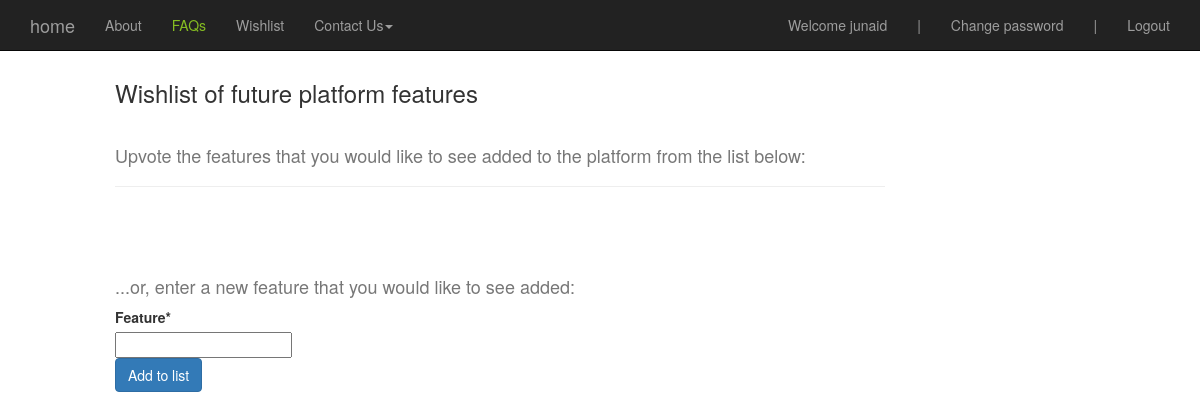
/wishlist/ (signed in), run on an earlier commit of the app's database.
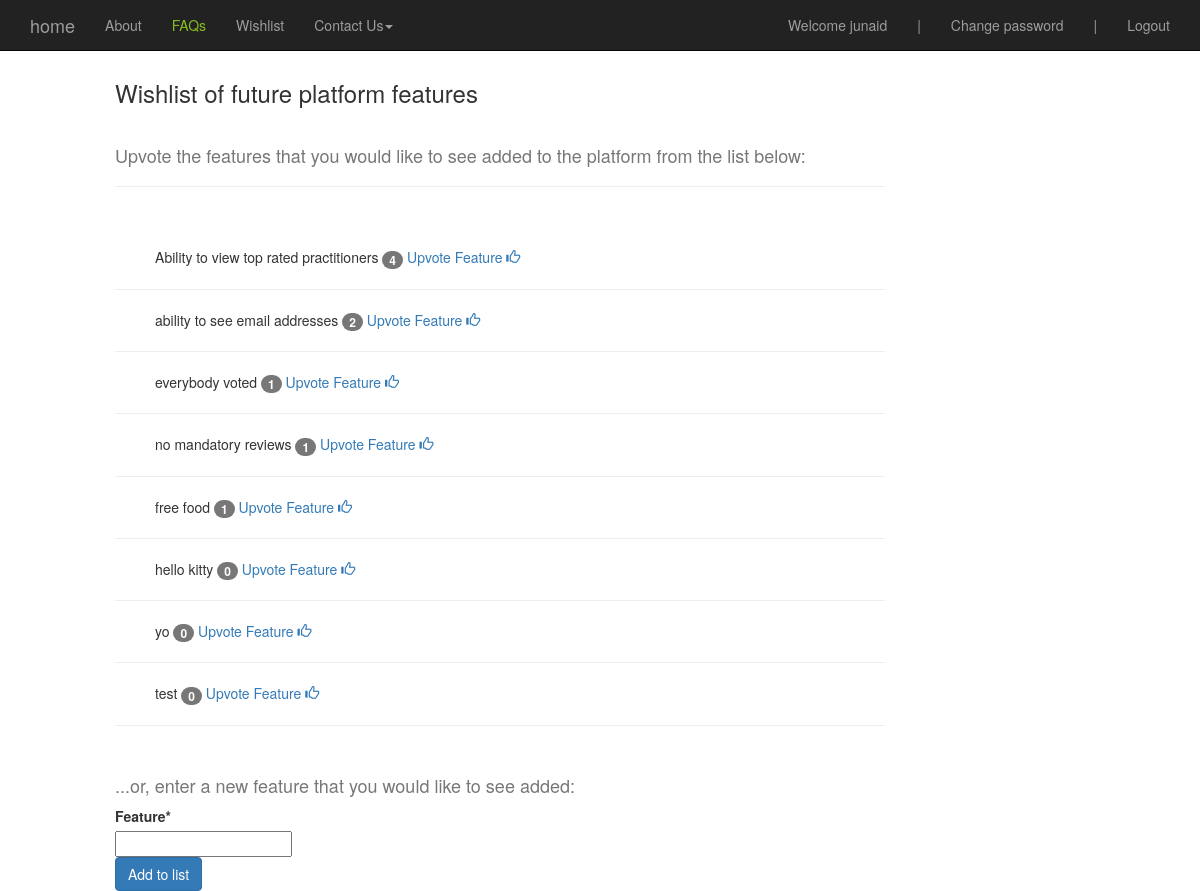
And on a later commit of the database.
### wishlist/models.py (models this page shows, shortened)
class Wishlist(models.Model):
	feature = models.CharField(max_length=100)
	user = models.ForeignKey(settings.AUTH_USER_MODEL)
	f_timestamp = models.DateTimeField(auto_now=False, auto_now_add=True)
	def __unicode__(self):
		return self.feature
	class Meta:
		unique_together = ("feature", "user")

### wishlist/views.py (the view)
# urls.py: url(r'^wishlist/$',   feat.see_wishlist, name='feature_wishlist'), #list of features
@login_required
def see_wishlist(request):
	form = Create_wishlist_item(request.POST or None)
	if form.is_valid():
		try:
			instance = form.save(commit=False)
			instance.user = request.user
			instance.save()
			form = Create_wishlist_item() #empty form to clear the box after hitting submit
		except:
			return HttpResponseRedirect('/wishlist/error/')
	queryset = Wishlist.objects.all()
	wishlist_queryset = Wishlist.objects.all().order_by('-f_timestamp')
	wishlist_queryset = wishlist_queryset.annotate(num_votes=Count('featurewishlist')).order_by('-num_votes')
	context = {
	"form": form,
	"queryset":queryset,
	"wishlist_queryset": wishlist_queryset,
	}
	print queryset
	return render(request, "feature_wishlist_page.html", context)

### wishlist/forms.py
class Create_wishlist_item(forms.ModelForm):
	class Meta:
		model = Wishlist
		fields = ["feature"]

### templates/feature_wishlist_page.html
{% extends "base.html" %}
{% load crispy_forms_tags %}
{% block content %}
<div class='col-sm-8 col-sm-offset-1'>
<br>
<h3> Wishlist of future platform features </h3>
<br>
<h4>Upvote the features that you would like to see added to the platform from the list below:</h4>
<hr/>
<br>
<br>
{% for obj in wishlist_queryset %}
	<ul>{{obj}}	<span class="badge badge-info">{{obj.num_votes}}</span>
		<a href='{% url "feature_vote" pk=obj.pk %}'> Upvote Feature <span class="glyphicon glyphicon-thumbs-up" aria-hidden="true"></span></a>
	<br>
	</ul>
	<hr/>
{% endfor %}
<br>
<h4>...or, enter a new feature that you would like to see added:</h4>
<form method='POST' action=''> {% csrf_token %}
{{form|crispy}}
<input class='btn btn-primary' type='submit' value='Add to list'/>
</form>
{% endblock %}

### templates/base.html (shortened to what this page needs)
{% load staticfiles %}
<!DOCTYPE html>
<html lang="en">
  <head>
    <link href="{% static 'css/bootstrap.min.css' %}" rel="stylesheet">
    <link href="{% static 'css/ie10-viewport-bug-workaround.css' %}" rel="stylesheet">
    <link href="{% static 'css/base.css' %}" rel="stylesheet"/>
  {% include 'navbar.html' %}
  </head>
  <body>
  <link href="{% static 'css/base.css' %}" rel="stylesheet"/>
    <br>
    <br>
    {% block content %}
    {% endblock %}
  </body>
</html>

### templates/navbar.html (shortened to what this page needs)
    <nav class="navbar navbar-inverse navbar-fixed-top">
      <div class="container">
        <div class="navbar-header">
          <a class="navbar-brand" href='{% url "user_homepage" %}'>home</a>
        </div>
        <div id="navbar" class="navbar-collapse collapse">
        <ul class="nav navbar-nav">
              <li ><a href='{% url "about_us" %}'>About</a></li>
              <li ><a href='{% url "site_faqs" %}'><z style="color:#85BC22">FAQs</z></a></li>
              {% if request.user.is_authenticated  %}
              <li ><a href='{% url "feature_wishlist" %}'>Wishlist</a></li>
              {% endif %}
              <li class="dropdown">
                <a href="#" class="dropdown-toggle" data-toggle="dropdown" role="button" aria-haspopup="true" aria-expanded="false">Contact Us<span class="caret"></span></a>
              </li>
            </ul>
          <ul class="nav navbar-nav navbar-right">
          {% if request.user.is_authenticated  %}
            <li><a href=''>Welcome {{request.user}}</a></li>
            <li><a href=''>|</a></li>
            <li><a href='accounts/password/change/'>Change password</a></li>
            <li><a href=''>|</a></li>
            <li><a href='{% url "auth_logout" %}'>Logout</a></li>
          {% else %}
            <li><a href='accounts/password/reset/'> Reset </a></li>
            <li><a href='{% url "ver_question" %}'> Register </a></li>
          {% endif %}
          </ul>
        </div>
      </div>
    </nav>

### static/css/base.css (style rules this page uses)
h4 { color: #777777; }
.navbar { margin-bottom:0; }

What changed in the data, as far as the page shows it:
added Wishlist: feature "Ability to view top rated practitioners", num_votes "4"
added Wishlist: feature "ability to see email addresses", num_votes "2"
added Wishlist: feature "everybody voted", num_votes "1"
added Wishlist: feature "no mandatory reviews", num_votes "1"
added Wishlist: feature "free food", num_votes "1"
added Wishlist: feature "hello kitty", num_votes "0"
added Wishlist: feature "yo", num_votes "0"
added Wishlist: feature "test", num_votes "0"
